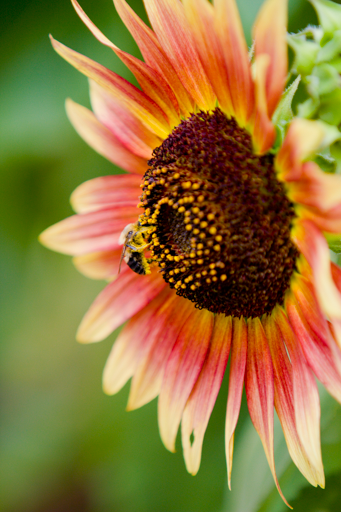
//> input picture detection/laplace_pyramid/images/input/a2376-IMG_2891.png, 341 x 512 px
$ ./laplace_pyramid   (built with g++ and OpenCV 4)
//> lines starting //> are read from the running program, lines starting //| are printed output that depends on the picture
//> in laplace_decomposition_demo, origin_image is the input picture: 512 rows x 341 cols, CV_8UC3; mean B, G, R 59.1, 119.2, 146.4
// C++
#include <vector>
#include <chrono>
#include <fstream>
#include <iostream>
#include <functional>
// OpenCV
#include <opencv2/opencv.hpp>


namespace {
    void run(const std::function<void()>& work=[]{}, const std::string message="") {
        auto start = std::chrono::steady_clock::now();
        work();
        auto finish = std::chrono::steady_clock::now();
        auto duration = std::chrono::duration_cast<std::chrono::milliseconds>(finish - start);
        std::cout << message << " " << duration.count() << " ms" <<  std::endl;
    }

    void cv_show(const cv::Mat& one_image, const char* info="") {
        cv::imshow(info, one_image);
        cv::waitKey(0);
        cv::destroyAllWindows();
    }

    bool cv_write(const cv::Mat& source, const std::string save_path) {
        return cv::imwrite(save_path, source, std::vector<int>({cv::IMWRITE_PNG_COMPRESSION, 0}));
    }

    void cv_info(const cv::Mat& one_image) {
        std::cout << "高  :  " << one_image.rows << "\n宽  :  " << one_image.cols << "\n通道 :  " << one_image.channels() << std::endl;
        std::cout << "步长 :  " << one_image.step << std::endl;
        std::cout << "是否连续" << std::boolalpha << one_image.isContinuous() << std::endl;
    }


    cv::Mat cv_concat(const std::vector<cv::Mat> images, const bool v=false) {
        cv::Mat result;
        if(not v) cv::hconcat(images, result);
        else cv::vconcat(images, result);
        return result;
    }

    cv::Mat make_pad(const cv::Mat& one_image, const int pad_H, const int pad_W) {
        cv::Mat padded_image;
        cv::copyMakeBorder(one_image, padded_image, pad_H, pad_H, pad_W, pad_W, cv::BORDER_REPLICATE);
        return padded_image;
    }

    template<typename T>
    cv::Mat toint8(const std::vector<T>& source, const int H, const int W, const int C, const int _type) {
        cv::Mat result(H, W, _type);
        const int length = H * W * C;
        for(int i = 0;i < length; ++i) result.data[i] = cv::saturate_cast<uchar>(std::abs(source[i]) * 2);
        return result;
    }
}


cv::Mat fast_gaussi_blur(
        const cv::Mat& source,
        const int radius=2,
        const float sigma=0.83,
        const float ratio=1.0,
        const bool mask=false) {
    // 根据半径和方差构造一个高斯模板
    const int filter_size = 2 * radius + 1;
    std::vector<float> filter(filter_size, 0);
    float cur_sum = 0;
    for(int i = -radius; i <= radius; ++i) {
        filter[i + radius] = 1.f / sigma * std::exp(-float(i * i) / (2 * sigma * sigma));
        cur_sum += filter[i + radius];
    }
    for(int i = 0;i < filter_size; ++i) filter[i] = filter[i] * ratio / cur_sum;
    // 先做 pad
    const auto source_pad = make_pad(source, radius, radius);
    // 获取图像信息
    const int H = source_pad.rows;
    const int W = source_pad.cols;
    const int C = source_pad.channels();
    // 先对 x 方向做高斯平滑
    cv::Mat temp = source_pad.clone();
    for(int ch = 0; ch < C; ++ch) {
        for(int i = 0; i < H; ++i) {
            const uchar* const src_ptr = source_pad.data + i * W * C;
            uchar* const temp_ptr = temp.data + i * W * C;
            for(int j = radius; j < W - radius; ++j) {
                // if(mask and src_ptr[j * C + ch] != 0) continue;
                float intensity_sum = 0;
                for(int k = -radius; k <= radius; ++k)
                    intensity_sum += filter[radius + k] * src_ptr[(j + k) * C + ch];
                temp_ptr[j * C + ch] = cv::saturate_cast<uchar>(intensity_sum);
            }
        }
    }
    // 再对 y 方向做高斯平滑
    cv::Mat result = source.clone();
    for(int ch = 0; ch < C; ++ch) {
        for(int i = radius; i < H - radius; ++i) {
            const uchar* const temp_ptr = temp.data + i * W * C;
            uchar* const res_ptr = result.data + (i - radius) * source.cols * C;
            for(int j = radius; j < W - radius; ++j) {
                // if(mask and temp_ptr[j * C + ch] != 0) continue;
                float intensity_sum = 0;
                for(int k = -radius; k <= radius; ++k)
                    intensity_sum += filter[radius + k] * temp_ptr[k * W * C + j * C + ch];
                res_ptr[(j - radius) * C + ch] = cv::saturate_cast<uchar>(intensity_sum);
            }
        }
    }
    return result;
}


cv::Mat pyramid_downsample(const cv::Mat& source) {
    // 收集图像信息
    const int H = source.rows / 2, W = source.cols / 2;
    // 准备一个结果
    cv::Mat downsampled(H, W, source.type());
    const int C = source.channels();
    // 开始每隔一个点采一个样
    for(int i = 0;i < H; ++i) {
        uchar* const res_ptr = downsampled.data + i * W * C;
        for(int j = 0;j < W; ++j)
            std::memcpy(res_ptr + j * C, source.data + 2 * (i * source.cols + j) * C, sizeof(uchar) * C);
    }
    return downsampled;
}


std::vector<cv::Mat> build_gaussi_pyramid(const cv::Mat& source, const int layers_num) {
//> called with layers_num = 5
    // 首先需要把图像规整到 2 ^ layers_num 的整数倍
    const int new_H = (1 << layers_num) * int(source.rows / (1 << layers_num));
//> new_H = 512
    const int new_W = (1 << layers_num) * int(source.cols / (1 << layers_num));
//> new_W = 320
    auto source_croped = source(cv::Rect(0, 0, new_W, new_H)).clone();
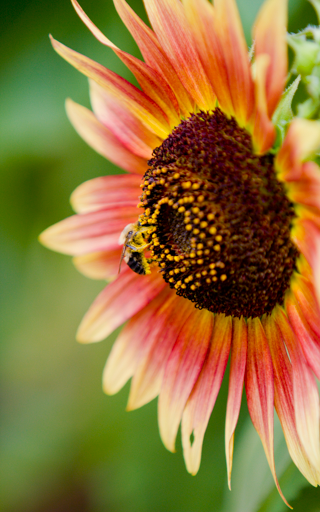
//> source_croped: 512 rows x 320 cols, CV_8UC3; mean B, G, R 57.4, 116.6, 145
    // 准备返回结果
    std::vector<cv::Mat> gaussi_pyramid;
    gaussi_pyramid.reserve(layers_num);
    gaussi_pyramid.emplace_back(source_croped);
    // 开始构造接下来的几层
    for(int i = 1;i < layers_num; ++i) {
        // 先对图像做高斯模糊
        source_croped = fast_gaussi_blur(source_croped, 2, 1.0, 1.0);
        // 做下采样
        source_croped = pyramid_downsample(source_croped);
        // 放到高斯金字塔中
        gaussi_pyramid.emplace_back(source_croped);
    }
//> this loop made 4 passes
//> pass 1, in build_gaussi_pyramid, `source_croped = pyramid_downsample(source_croped);`:
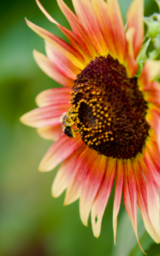
//> source_croped: 256 rows x 160 cols, CV_8UC3; mean B, G, R 57.3, 116.6, 144.9
//> pass 2, in make_pad (call 2), `cv::copyMakeBorder(one_image, padded_image, pad_H, pad_H, pad_W, pad_W..`:
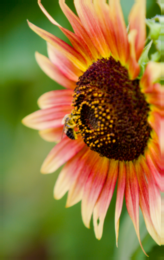
//> padded_image: 260 rows x 164 cols, CV_8UC3; mean B, G, R 57.7, 117.1, 144
//> after the loop:
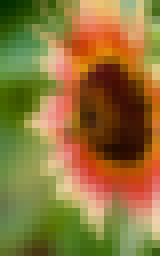
//> source_croped: 32 rows x 20 cols, CV_8UC3 (shown 8 times larger); mean B, G, R 56.8, 116.3, 143
    // 从低分辨率到高分辨率依次存储
    std::reverse(gaussi_pyramid.begin(), gaussi_pyramid.end());
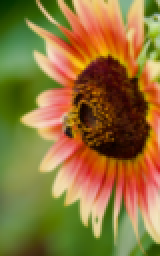
//> gaussi_pyramid[2]: 128 rows x 80 cols, CV_8UC3 (shown 2 times larger); mean B, G, R 57.2, 116.5, 144.6
    return gaussi_pyramid;
}


cv::Mat pyramid_upsample(const cv::Mat& source) {
    const int H = source.rows, W = source.cols;
    const int C = source.channels();
    // 准备一个结果
    cv::Mat upsampled = cv::Mat::zeros(2 * H, 2 * W, source.type());
    // 把值填充到上采样结果中
    for(int i = 0; i < H; ++i) {
        const uchar* const src_ptr = source.data + i * W * C;
        uchar* const res_ptr = upsampled.data + 2 * i * (2 * W) * C;
        for(int j = 0;j < W; ++j)
            std::memcpy(res_ptr + 2 * j * C, src_ptr + j * C, sizeof(uchar) * C);
    }
    return upsampled;
}

void pyramid_upsample_interpolate(const cv::Mat& source) {
    const int H = source.rows, W = source.cols;
    const int C = source.channels();
    // 先处理第一行
    for(int ch = 0; ch < C; ++ch) {
        for(int j = 1;j < W - 1; j += 2)
            source.data[j * C + ch] = (source.data[(j - 1) * C + ch] + source.data[(j + 1) * C + ch]) / 2;
        source.data[(W - 1) * C + ch] = source.data[(W - 2) * C + ch];
    }
    // 最后一行
    uchar* const row_ptr = source.data + (H - 1) * W * C;
    for(int ch = 0; ch < C; ++ch) {
        for(int j = 1;j < W - 1; j += 2)
            row_ptr[j * C + ch] = (row_ptr[(j - 1) * C + ch] + row_ptr[(j + 1) * C + ch]) / 2;
        row_ptr[(W - 1) * C + ch] = row_ptr[(W - 2) * C + ch];
    }
    // 第一列
    for(int ch = 0; ch < C; ++ch) {
        for(int i = 1;i < H - 1; i += 2) {
            const int pos = i * W * C + ch;
            source.data[pos] = (source.data[pos - W * C] + source.data[pos + W * C]) / 2;
        }
    }
    // 剩下的行和列
    for(int ch = 0; ch < C; ++ch) {
        for(int i = 1;i < H - 1; ++i) {
            uchar* const row_ptr = source.data + i * W * C;
            for(int j = 1;j < W - 1; ++j) {
                // 如果都是奇数, 说明是空的
                if((i & 1) and (j & 1)) {
                    row_ptr[j * C + ch] = (row_ptr[(j - 1 - W) * C + ch] + row_ptr[(j - 1 + W) * C + ch] + row_ptr[(j + 1 - W) * C + ch] + row_ptr[(j + 1 + W) * C + ch]) / 4;
                }
                // 如果奇数行, 偶数列
                else if(i & 1) {
                    row_ptr[j * C + ch] = (row_ptr[(j - W) * C + ch] + row_ptr[(j + W) * C + ch]) / 2;
                }
                // 如果偶数行, 奇数列
                else if(j & 1) {
                    row_ptr[j * C + ch] = (row_ptr[(j - 1) * C + ch] + row_ptr[(j + 1) * C + ch]) / 2;
                }
            }
        }
    }
    // 最后一列是全黑的 ! 因为之前 upsample 的时候偶数列全部都是 0, 直接把倒数第二列拷贝过去
    // 而倒数第二列在前面的大循环中才会赋值, 所以放到这里
    for(int ch = 0; ch < C; ++ch) {
        for(int i = 1;i < H - 1; ++i) {
            const int pos = (i * W + W - 1) * C + ch;
            source.data[pos] = source.data[pos - C];
        }
    }
}


using res_type = short;

std::vector< std::vector<res_type> > build_laplace_pyramid(const std::vector<cv::Mat>& gaussi_pyramid) {
    // 查看几层
    const int layers_num = gaussi_pyramid.size();
//> layers_num = 5
    // 准备一个结果
    std::vector< std::vector<res_type> > laplace_pyramid;
    laplace_pyramid.reserve(layers_num - 1);
    // 从低分辨率开始构建拉普拉斯金字塔
    for(int i = 0; i < layers_num - 1; ++i) {
        // 首先低分辨率先上采样到两倍大小
        cv::Mat upsampled = pyramid_upsample(gaussi_pyramid[i]);
        // 填补值
        pyramid_upsample_interpolate(upsampled);
        // 放到拉普拉斯金字塔
        const int length = upsampled.rows * upsampled.cols * upsampled.channels();
        std::vector<res_type> residual(length, 0);
        for(int k = 0;k < length; ++k)
            residual[k] = gaussi_pyramid[i + 1].data[k] - upsampled.data[k];
        laplace_pyramid.emplace_back(residual);
    }
//> this loop made 4 passes
//> pass 2, in build_laplace_pyramid, `pyramid_upsample_interpolate(upsampled);`:
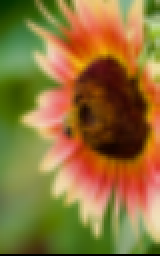
//> upsampled: 128 rows x 80 cols, CV_8UC3 (shown 2 times larger); mean B, G, R 56.7, 115.5, 143.8
    return laplace_pyramid;
}


using range_type = long;

cv::Mat rebuild_image_from_laplace_pyramid(
        const cv::Mat& low_res,
        const std::vector< std::vector<res_type> >& laplace_pyramid,
        const int layers_num,
        const std::vector<cv::Mat>& gaussi_pyramid={}) {
    // 从最低分辨率的开始
    cv::Mat reconstructed = low_res.clone();
    for(int i = 0;i <= layers_num - 2; ++i) {
        cv::Mat upsampled = pyramid_upsample(reconstructed);
        pyramid_upsample_interpolate(upsampled);
        // 将 laplace_pyramid 和 当前结果结合
        const int H = upsampled.rows, W = upsampled.cols, C = upsampled.channels();
        const int length = H * W * C;
        std::vector<uchar> temp(length, 0);
        for(int k = 0;k < length; ++k)
            temp[k] = cv::saturate_cast<uchar>(upsampled.data[k] + laplace_pyramid[i][k]);
        // 再把结果拷贝到 reconstructed
        reconstructed = cv::Mat(H, W, upsampled.type()); // reconstructed 的大小得变化一下
        std::memcpy(reconstructed.data, temp.data(), length);
        // 观察损失有多大
        if(gaussi_pyramid.size() == layers_num) {
            cv_info(reconstructed);
            cv_info(gaussi_pyramid[i]);
            std::cout << "PSNR ===>  " << cv::PSNR(reconstructed, gaussi_pyramid[i + 1]) << "db" << std::endl;
            cv_show(cv_concat({
                gaussi_pyramid[i + 1],
                upsampled,
                toint8(laplace_pyramid[i], H, W, C, upsampled.type()),
                reconstructed}));
        }
    }
    return reconstructed;
}


void laplace_decomposition_demo() {

    // 读取图像
    const std::string image_path("./images/input/a2376-IMG_2891.png");
    const std::string save_dir("./images/output/compression/1/");
    cv::Mat origin_image = cv::imread(image_path);
    assert(!origin_image.empty() and "图片读取失败");
    // 构建层数( 2 ^ layers_num 必须小于高和宽的最小值, 不然是错误的)
    int layers_num = 5;
    assert((1 << layers_num) < origin_image.rows and "金字塔层数太大了, 超出了图像的高");
    assert((1 << layers_num) < origin_image.cols and "金字塔层数太大了, 超出了图像的宽");
    // 根据图像构建高斯金字塔
    const auto gaussi_pyramid = build_gaussi_pyramid(origin_image, layers_num);
    // 构建拉普拉斯金字塔
    auto laplace_pyramid = build_laplace_pyramid(gaussi_pyramid);
//> laplace_pyramid = 4 items
    // 展示
    cv::Mat reconstructed = rebuild_image_from_laplace_pyramid(
        gaussi_pyramid[0],
        laplace_pyramid,
        layers_num
        , gaussi_pyramid
    );
//> the loop in rebuild_image_from_laplace_pyramid, `for(int i = 0;i <= layers_num - 2; ++i)` made 4 passes
//| PSNR ===>  361.202db
//| PSNR ===>  361.202db
//| PSNR ===>  361.202db
//| PSNR ===>  361.202db
    // 保存一波
    for(int i = 0;i < layers_num; ++i) cv_write(gaussi_pyramid[i], save_dir + "gaussi_pyramid_" + std::to_string(i) + ".png");
    cv_write(reconstructed, save_dir + "laplace_reconstructed.png");

    /*
        从上面可以看出, 如何压缩信息 ?
        最小分辨率的图像 + 拉普拉斯金字塔
        而拉普拉斯金字塔很多都是 0, 所以只需要保留那些大于某个阈值的点的坐标信息, 即可大概还原出图像来
        拉普拉斯金字塔压缩信息(base, detail 分离, 弱化一些不必要的 detail)
    */

    // 对拉普拉斯金字塔的结果过滤一些不必要的细节, 三通道之和小于 30 的都置为 0
    const int threshold = 15;
    std::vector< std::vector< std::pair<range_type, std::vector<res_type> > > > laplace_pyramid_compressd;
    laplace_pyramid_compressd.reserve(layers_num - 1);
    const int C = origin_image.channels();
//> C = 3
    for(auto& layer : laplace_pyramid) {
        std::vector< std::pair<range_type, std::vector<res_type> > > cur_laplace; // 当前层压缩得到的拉普拉斯金字塔, 保留多少个点, 每个点 4 个信息(位置, 三个通道的值)
        const int length = layer.size() / 3;
        for(int i = 0;i < length; ++i) {
            const int pos = C * i;
            res_type res_sum = 0.0;
            for(int k = 0;k < C; ++k) // 叠加这个点, 在所有通道的细节
                res_sum += std::abs(layer[pos + k]);
            if(res_sum > threshold) { // 判断这个点的细节强弱程度, 大于则保留该细节
                std::vector<res_type> temp(C); // 收集 4 个信息, 当前点的坐标 i 和 BGR 三通道的值
                for(int k = 0;k < C; ++k) temp[k] = layer[pos + k];
                cur_laplace.emplace_back(i, temp);
            }
            else // 细节小于于阈值, 删除这个点
                for(int k = 0;k < C; ++k) layer[pos + k] = 0;
        }
        std::cout << cur_laplace.size() << "/" << length << std::endl;
        laplace_pyramid_compressd.emplace_back(cur_laplace);
    }
//> this loop made 4 passes
//> length on passes 1 to 4: 2560, 10240, 40960, 163840
//| 1439/2560
//| 4706/10240
//| 14389/40960
//| 38459/163840
    // 重新构建一次
    cv::Mat compressed = rebuild_image_from_laplace_pyramid(
        gaussi_pyramid[0],
        laplace_pyramid,
        layers_num
        , gaussi_pyramid
    );
//> the loop in rebuild_image_from_laplace_pyramid (call 2), `for(int i = 0;i <= layers_num - 2; ++i)` made 4 passes
//| PSNR ===>  41.5301db
//| PSNR ===>  38.6943db
//| PSNR ===>  36.8655db
//| PSNR ===>  35.1107db
//> pass 3, in cv_concat (call 7), `if(not v) cv::hconcat(images, result);`:
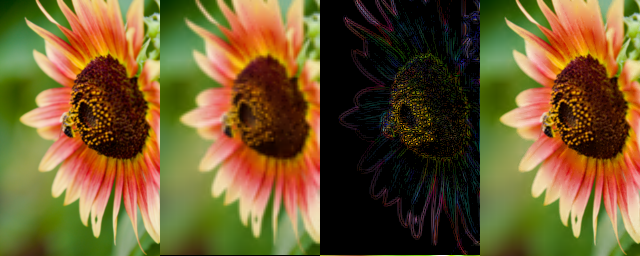
//> result: 256 rows x 640 cols, CV_8UC3; mean B, G, R 44.6, 89.7, 111.2
    cv_write(compressed, save_dir + "laplace_compressed.png");

    /*
        根据上面的方法, 对拉普拉斯金字塔压缩, 使用二进制存储到电脑上, 对比存储大小和信息损失
        对于原始拉普拉斯重建的图像 reconstructed, 写入文件只需要 高、宽、通道数目、数据类型, 以及整个 .data 图像内容
    */

    // 将 reconstructed 按照二进制存储
    std::ofstream writer_1(save_dir + "reconstructed", std::ios::binary);
    int H_1 = reconstructed.rows;
//> H_1 = 512
    int W_1 = reconstructed.cols;
//> W_1 = 320
    int C_1 = reconstructed.channels();
//> C_1 = 3
    const int length_1 = sizeof(uchar) * H_1 * W_1 * C_1;
//> length_1 = 491520
    int info[4] = {reconstructed.rows, reconstructed.cols, reconstructed.channels(), reconstructed.type()};
//> info = [512, 320, 3, 16]
    writer_1.write(reinterpret_cast<const char *>(&info), sizeof(info));
    writer_1.write(reinterpret_cast<const char *>(&reconstructed.data[0]), static_cast<std::streamsize>(length_1));
    writer_1.close();
    // 读取这个二进制文件, 重建
    run([&](){
        std::ifstream reader_1(save_dir + "reconstructed", std::ios::binary);
        int info_2[4];
        reader_1.read((char*)(&info_2), sizeof(info_2));
        cv::Mat reconstructed_from_file(info_2[0], info_2[1], info_2[3]); // 根据高宽和类型重建图像
        reader_1.read((char*)(&reconstructed_from_file.data[0]), sizeof(uchar) * info_2[0] * info_2[1] * info_2[2]); // 拷贝图像内容
        reader_1.close();
        cv_write(reconstructed_from_file, save_dir + "reconstructed_from_file.png");
        cv_show(reconstructed_from_file, std::to_string(cv::PSNR(reconstructed, reconstructed_from_file)).c_str());
    }, "从无信息损失的二进制文件中读取  "); // 算时间的话, 要把上面的 cv_show 注释掉


    /*
        如果是拉普拉斯金字塔压缩过后的图像, 只需要保存最小分辨率的图像和拉普拉斯金字塔
    */

    // 保存最小分辨率的图, 也是保存高、宽、通道数目、数据类型, 以及整个 .data 图像内容
    std::ofstream writer_2(save_dir + "compressed", std::ios::binary);
    const cv::Mat& start = gaussi_pyramid[0];
    int info_3[4] = {start.rows, start.cols, start.channels(), start.type()};
    int length_2 = sizeof(uchar) * info_3[0] * info_3[1] * info_3[2];
    writer_2.write(reinterpret_cast<const char *>(&info_3), sizeof(info_3));
    writer_2.write(reinterpret_cast<const char *>(&start.data[0]), static_cast<std::streamsize>(length_2));
    // 保存压缩之后的拉普拉斯金字塔
    const int pixel_info = origin_image.channels(); // 每个点有 4 个信息, int 存储
    const int laplace_num = laplace_pyramid_compressd.size();
    writer_2.write(reinterpret_cast<const char *>(&laplace_num), sizeof(int)); // 拉普拉斯金字塔有几层
    for(int i = 0;i < laplace_num; ++i) {
        const int pixel_num = laplace_pyramid_compressd[i].size(); // 这一层的拉普拉斯保留了多少个细节点
        writer_2.write(reinterpret_cast<const char *>(&pixel_num), sizeof(int));
        for(int k = 0;k < pixel_num; ++k) {
            // 把每一个保留点的 4 个信息写到文件
            range_type pos = laplace_pyramid_compressd[i][k].first;
            writer_2.write(reinterpret_cast<const char *>(&pos), sizeof(range_type));
            const auto& pixel_value = laplace_pyramid_compressd[i][k].second;
            writer_2.write(reinterpret_cast<const char *>(&pixel_value[0]), sizeof(res_type) * pixel_info);
        }
    }
    writer_2.close();
    // 从压缩过后的信息中恢复原图
    run([&](){
        // 先读取低分辨率的小图
        std::ifstream reader_2(save_dir + "compressed", std::ios::binary);
        int info_4[4];
        reader_2.read((char*)(&info_4), sizeof(info_4));
        cv::Mat reconstructed_from_compressed_file(info_4[0], info_4[1], info_4[3]); // 根据高宽生命图像
        reader_2.read((char*)(&reconstructed_from_compressed_file.data[0]), sizeof(uchar) * info_4[0] * info_4[1] * info_4[2]);
        cv_show(reconstructed_from_compressed_file);
        // 读取压缩过后的拉普拉斯金字塔
        int cur_H = info_4[0], cur_W = info_4[1], cur_C = info_4[2];  // 获取最开始的分辨率大小
        std::vector< std::vector<res_type> > laplace_pyramid_reconstructed;
        int laplace_num_2;
        reader_2.read((char*)(&laplace_num_2), sizeof(int)); // 这个拉普拉斯金字塔有几层
        laplace_pyramid_reconstructed.reserve(laplace_num_2);
        for(int i = 0;i < laplace_num_2; ++i) {
            cur_H *= 2, cur_W *= 2; // 这一层的分辨率是之前的两倍
            std::vector<res_type> cur_laplace(cur_H * cur_W * cur_C, 0); // 声明这一层拉普拉斯
            int pixel_num;
            reader_2.read((char*)(&pixel_num), sizeof(int)); // 这一层多少个保留的细节点
            for(int p = 0;p < pixel_num; ++p) {
                range_type pos;
                reader_2.read((char*)(&pos), sizeof(range_type)); // 找到这个细节点在 laplace 中的位置
                res_type* pos_c = cur_laplace.data() + pos * cur_C;
                for(int k = 0;k < cur_C; ++k)
                    reader_2.read((char*)(pos_c + k), sizeof(res_type)); // 这个点的三个通道的值赋值到这一层拉普拉斯
            }
            laplace_pyramid_reconstructed.emplace_back(cur_laplace);
        }
        reader_2.close();
        // 根据从文件中读到的低分辨率小图 和 压缩的拉普拉斯金字塔, 重建高分辨率图像
        cv::Mat reconstructed_from_compressed = rebuild_image_from_laplace_pyramid(
            gaussi_pyramid[0],
            laplace_pyramid_reconstructed,
            laplace_num_2 + 1
            , gaussi_pyramid
        );
        cv_write(reconstructed_from_compressed, save_dir + "reconstructed_from_compressed.png");
    }, "根据拉普拉斯金字塔压缩的方法, 恢复图像 ");
}


// [129 lines left out: function laplace_image_blending_demo, not called in this run]


int main() {

    // 拉普拉斯金字塔分解
    laplace_decomposition_demo();

    // 拉普拉斯图像融合
    laplace_image_blending_demo();


    return 0;
}
